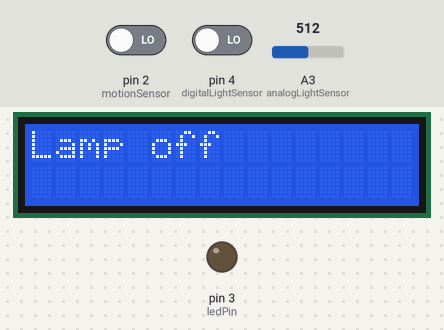
The sketch below on a simulated Arduino Uno, built with avr-gcc and run on an emulated ATmega328P. Shown: 16×2 character LCD, output pins drawn as LEDs (lit = HIGH). Inputs (shaded band) come from the test bench; at power-on: pin 2 (motionSensor) LOW, A3 (analogLightSensor) = 512, pin 4 (digitalLightSensor) LOW.

Above: at 3.2 s.
3.3 s: pin 2 (motionSensor) driven HIGH
At 4.4 s:
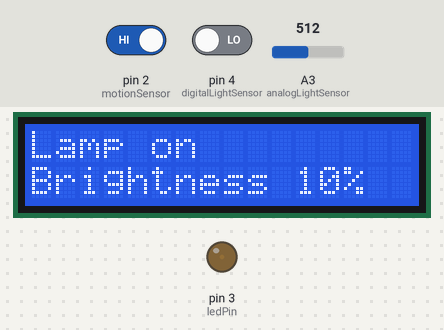
5.0 s: A3 (analogLightSensor) set to 126
At 5.9 s:
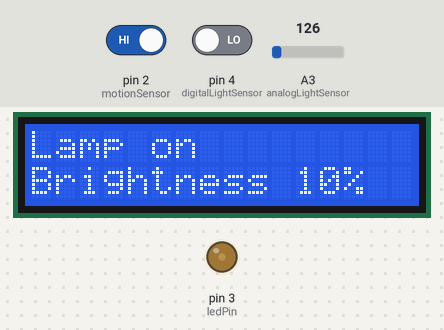
6.5 s: A3 (analogLightSensor) set to 110
At 7.0 s:
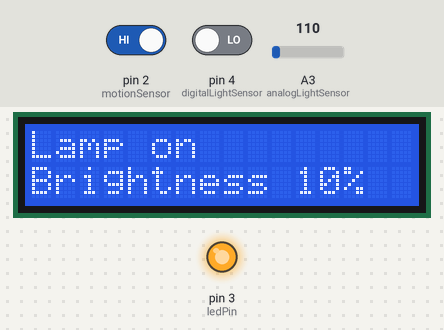
8.0 s: pin 4 (digitalLightSensor) driven HIGH
At 9.2 s:
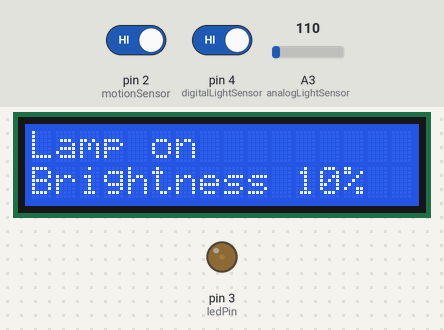
9.5 s: pin 4 (digitalLightSensor) driven LOW
At 10.5 s:
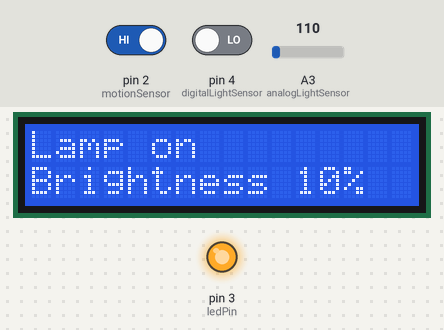
11.0 s: A3 (analogLightSensor) set to 122
At 11.6 s:
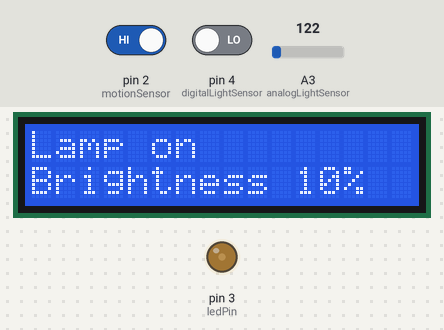
Timing chart, 0 to 13.5 s (numbered marks = the images above; inputs shaded):
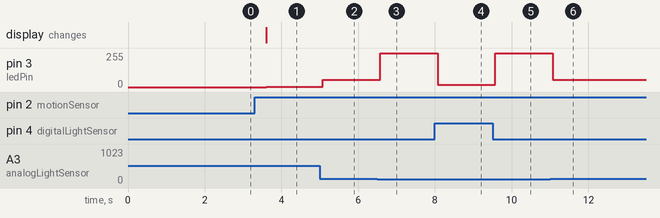

Measured:
- the behaviour switches between 119 and 118 on A3 (analogLightSensor) (found by bisection; images 2 and 3)
- after the input at 3.3 s, pin 3 (ledPin): 0/255 → 2/255 after 0.30 s; the display: changes after 0.30 s (image 1)
- after the input at 5.0 s, pin 3 (ledPin): 2/255 → 55/255 after 0.07 s
- after the input at 6.5 s, pin 3 (ledPin): 55/255 → 255/255 after 0.07 s
- after the input at 8.0 s, pin 3 (ledPin): 255/255 → 18/255 after 0.07 s
- after the input at 9.5 s, pin 3 (ledPin): 18/255 → 255/255 after 0.07 s
- after the input at 11.0 s, pin 3 (ledPin): 255/255 → 55/255 after 0.07 s

The sketch:

Ver3_Sensorstyrd_Lampa_With_Darkdetector.ino
```cpp
#include <LiquidCrystal_I2C.h> //Använd bibliotek LiquidCrystal I2C by Frank de Brabander version 1.1.2

/*Använd detta i setup om adressen inte fungerar för att leta reda på din I2C adress:
#include <LiquidCrystal_I2C.h>
#include <Wire.h>
void setup()
{
 Wire.begin();
  Serial.begin(9600);
  while (!Serial); // Vänta på att Serial-porten är redo
  Serial.println("I2C Scanner Scanning...");
  for (byte address = 1; address < 127; ++address) {
    Wire.beginTransmission(address);
    if (Wire.endTransmission() == 0) {
      Serial.print("I2C device found at address 0x");
      if (address < 16)
        Serial.print("0");
      Serial.println(address, HEX);
    }
  }
  Serial.println("Scan complete.");
}*/

//Pins
int ledPin = 3;
int motionSensor = 2;
int analogLightSensor = A3;
int digitalLightSensor = 4;

//Variabler för att kolla spara läsningar
int motionDetected = 0;
int analogLightSensorValue = 0;
int darkModeDetected = 0;


//Variabler för att spara förfluten tid
unsigned long lastMotionTime = 0;
unsigned long lightOnDuration = 5000;//(300000 för 5 min)
bool lampOn = false;

//Variabler för att se till att sensorn bara läses av en gång var 500 millisekund
int intervalForReadingSensors = 500;
int latestReadingOfSensors = 0;

//Variabler för att spara meddelande till LCD
String lastMessage1 = "";
String lastMessage2 = "";
LiquidCrystal_I2C lcd(0x27, 16, 2);

//Funktion för att uppdatera LCD displayen med nytt meddelande vid förändring
void updateLCD(String message1, String message2) {
  if (message1 != lastMessage1 && message2 != lastMessage2) {
    lcd.clear();
    lcd.print(message1);
    lcd.setCursor(0, 1);
    lcd.print(message2);
    lastMessage1 = message1;
    lastMessage2 = message2;
  }
}

void lightOn(int ledBrightness, String brightnessMessage)
{
  updateLCD("Lamp on", brightnessMessage);
  analogWrite(ledPin, ledBrightness);
}

void setup()
{
  pinMode(ledPin, OUTPUT);
  pinMode(motionSensor, INPUT_PULLUP);
  pinMode(analogLightSensor, INPUT);
  pinMode(digitalLightSensor, INPUT);

   /*Använd detta om du vill debugga programmet med hjälp av Serial Monitor
  Serial.begin(9600);
  Serial.println("Starting");*/

  //LCD start
  lcd.init();
  lcd.backlight();
  lcd.setCursor(0, 0);
  lcd.print("Lamp off");
  delay(2000);
}


void loop()
{

	 //Se till att sensorerna bara läses av en gång var 500e millisekund
  int timeSinceSensorsWhereRead = millis();

  if(timeSinceSensorsWhereRead - latestReadingOfSensors >= intervalForReadingSensors)
  {
    latestReadingOfSensors = timeSinceSensorsWhereRead;
    motionDetected = digitalRead(motionSensor);
    analogLightSensorValue = analogRead(analogLightSensor);
    darkModeDetected = digitalRead(digitalLightSensor);
    analogLightSensorValue = map(analogLightSensorValue, 40, 200, 0, 1023);
  }
    /*Använd detta vid debugging för att skriva ut ljusstyrkan som fotoresistorn tar upp och för att skriva ut om DarkMode är aktiverat
  Serial.println(lightSensorValue);
  Serial.println(digitalLightSensor);
  delay(100);*/

  if(motionDetected == HIGH)
  {
    lastMotionTime = millis();
    lampOn = true;
  }


    if(lampOn)
    {
      if (motionDetected == HIGH && darkModeDetected == HIGH)
      {
        lightOn(18, "Nightmode 27%");
        //Serial.println("Motion Detected, Nightmode 27%"); Använd vid debugging för att se så rörelser och ljusstyrka stämmer
      }
      else if (motionDetected == HIGH && analogLightSensorValue > 800)
      {
        lightOn(2, "Brightness 10%");
        //Serial.println("Motion Detected, 10% Brightness"); Använd vid debugging för att se så rörelser och ljusstyrka stämmer
      }
      else if (motionDetected == HIGH && analogLightSensorValue > 500 && analogLightSensorValue <= 800)
      {
        lightOn(55, "Brightness 50%");
        //Serial.println("Motion Detected, 50% Brightness"); Använd vid debugging för att se så rörelser och ljusstyrka stämmer
      }
      else if (motionDetected == HIGH && analogLightSensorValue < 500)
      {
        lightOn(255, "Brightness 100%");
        //Serial.println("Motion Detected, 100% Brightness"); Använd vid debugging för att se så rörelser och ljusstyrka stämmer
      }

      //Kontrollera om tiden som angetts har passerat sedan
      //senaste rörelse
      if (millis() - lastMotionTime > lightOnDuration)
      {
        lampOn = false;
      }
    }
    else
    {
      analogWrite(ledPin, 0);
      updateLCD("Lamp off", "");
      Serial.println("No motion detected");
    }

}
```
